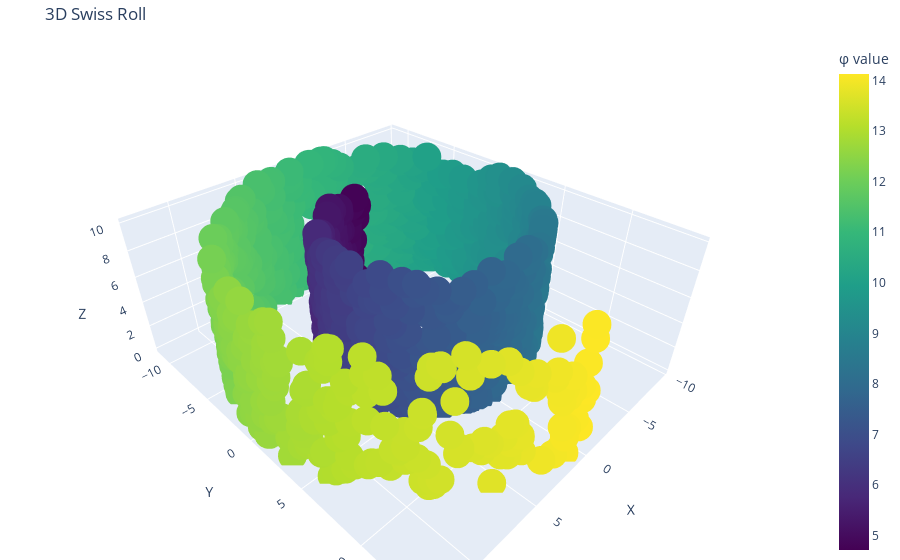

Here is the notebook cell this chart was saved with:
### Code cell
# Static 3d plot
fig = plt.figure(figsize=(8,6))
ax = fig.add_subplot(111, projection='3d')

# Scatter plot with color mapping
sc = ax.scatter3D(x, y, z, c=phi, cmap='viridis')
plt.colorbar(sc, ax=ax, label='φ Value')

# Labels
ax.set_xlabel('X')
ax.set_ylabel('Y')
ax.set_zlabel('Z')
ax.set_title('3D Swiss Roll')

plt.show()


# Dynamic 3D plot
fig = go.Figure(data=[go.Scatter3d(
    x=x,
    y=y,
    z=z,
    mode='markers',
    marker=dict(
        size=10,
        color=phi,
        colorscale='Viridis',
        opacity=1,
        colorbar=dict(title="φ value")
    )
)])

fig.update_layout(
    scene=dict(
        xaxis=dict(title="X"),
        yaxis=dict(title="Y"),
        zaxis=dict(title="Z")
    ),
    title="3D Swiss Roll",
    margin=dict(l=0, r=0, b=0, t=40)
)
fig.show()

### Figure 1 — Plotly figure (JSON) as saved in the notebook; plotly's stock layout.template omitted (floating-point values rounded to 4 significant figures; data arrays with more than 128 entries replaced by an {"elided": "..."} marker saying what was removed)
{"data": [{"marker": {"color": {"elided": "1000 float values"}, "colorbar": {"title": {"text": "φ value"}}, "colorscale": [[0, "#440154"], [0.1111, "#482878"], [0.2222, "#3e4989"], [0.3333, "#31688e"], [0.4444, "#26828e"], [0.5556, "#1f9e89"], [0.6667, "#35b779"], [0.7778, "#6ece58"], [0.8889, "#b5de2b"], [1, "#fde725"]], "opacity": 1, "size": 10}, "mode": "markers", "type": "scatter3d", "x": {"elided": "1000 float values"}, "y": {"elided": "1000 float values"}, "z": {"elided": "1000 float values"}}], "layout": {"margin": {"b": 0, "l": 0, "r": 0, "t": 40}, "scene": {"xaxis": {"title": {"text": "X"}}, "yaxis": {"title": {"text": "Y"}}, "zaxis": {"title": {"text": "Z"}}}, "title": {"text": "3D Swiss Roll"}}}
